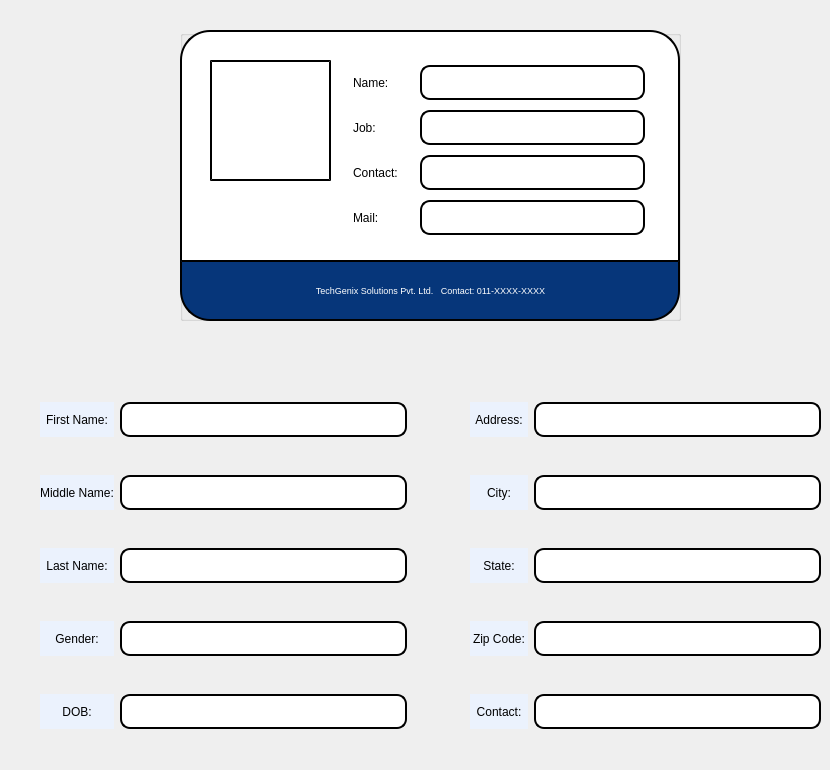
    <widget class="QWidget" name="r_homepage">
     <widget class="QGroupBox" name="card_grpbox">
      <property name="geometry">
       <rect>
        <x>180</x>
        <y>30</y>
        <width>501</width>
        <height>291</height>
       </rect>
      </property>
      <property name="title">
       <string/>
      </property>
      <widget class="QLabel" name="cardbase_lbl2">
       <property name="geometry">
        <rect>
         <x>0</x>
         <y>0</y>
         <width>500</width>
         <height>271</height>
        </rect>
       </property>
       <property name="styleSheet">
        <string notr="true">border-style:outset;
border-width:2px;
border-color:black;
border-radius: 30px;
background-color: white;</string>
       </property>
       <property name="text">
        <string/>
       </property>
      </widget>
      <widget class="QLabel" name="cardbase_lbl1">
       <property name="geometry">
        <rect>
         <x>0</x>
         <y>230</y>
         <width>500</width>
         <height>61</height>
        </rect>
       </property>
       <property name="styleSheet">
        <string notr="true">color: rgb(255, 255, 255);
border-style:outset;
border-width:2px;
border-bottom-left-radius:30px;
border-bottom-right-radius:30px;
border-color:black;
background-color: rgb(6,54,122);</string>
       </property>
       <property name="text">
        <string/>
       </property>
      </widget>
      <widget class="QLabel" name="cardlogo_imglbl">
       <property name="geometry">
        <rect>
         <x>30</x>
         <y>30</y>
         <width>121</width>
         <height>121</height>
        </rect>
       </property>
       <property name="styleSheet">
        <string notr="true">border-style:outset;
border-width:2px;
border-color:black;</string>
       </property>
       <property name="text">
        <string/>
       </property>
       <property name="pixmap">
        <pixmap>../../../../.designer/Assets/TechGenix.jpg</pixmap>
       </property>
       <property name="scaledContents">
        <bool>true</bool>
       </property>
      </widget>
      <widget class="QLabel" name="cardjob_lbl">
       <property name="geometry">
        <rect>
         <x>173</x>
         <y>80</y>
         <width>61</width>
         <height>35</height>
        </rect>
       </property>
       <property name="font">
        <font>
         <pointsize>9</pointsize>
        </font>
       </property>
       <property name="styleSheet">
        <string notr="true">background-color: white;
color:black</string>
       </property>
       <property name="text">
        <string>Job:</string>
       </property>
      </widget>
      <widget class="QLabel" name="cardcontact_txtlbl">
       <property name="geometry">
        <rect>
         <x>240</x>
         <y>125</y>
         <width>225</width>
         <height>35</height>
        </rect>
       </property>
       <property name="maximumSize">
        <size>
         <width>16777215</width>
         <height>35</height>
        </size>
       </property>
       <property name="font">
        <font>
         <pointsize>7</pointsize>
        </font>
       </property>
       <property name="styleSheet">
        <string notr="true">color: black;
border-style:outset;
border-width:2px;
border-radius:10px;
border-color:black;
background-color: rgb(255, 255, 255);</string>
       </property>
       <property name="text">
        <string/>
       </property>
      </widget>
      <widget class="QLabel" name="cardmail_lbl">
       <property name="geometry">
        <rect>
         <x>173</x>
         <y>170</y>
         <width>61</width>
         <height>35</height>
        </rect>
       </property>
       <property name="font">
        <font>
         <pointsize>9</pointsize>
        </font>
       </property>
       <property name="styleSheet">
        <string notr="true">background-color: white;
color:black</string>
       </property>
       <property name="text">
        <string>Mail:</string>
       </property>
      </widget>
      <widget class="QLabel" name="cardcontact_lbl">
       <property name="geometry">
        <rect>
         <x>173</x>
         <y>125</y>
         <width>61</width>
         <height>35</height>
        </rect>
       </property>
       <property name="font">
        <font>
         <pointsize>9</pointsize>
        </font>
       </property>
       <property name="styleSheet">
        <string notr="true">background-color: white;
color:black</string>
       </property>
       <property name="text">
        <string>Contact:</string>
       </property>
      </widget>
      <widget class="QLabel" name="cardname_lbl">
       <property name="geometry">
        <rect>
         <x>173</x>
         <y>35</y>
         <width>61</width>
         <height>35</height>
        </rect>
       </property>
       <property name="font">
        <font>
         <pointsize>9</pointsize>
        </font>
       </property>
       <property name="styleSheet">
        <string notr="true">background-color: white;
color:black</string>
       </property>
       <property name="text">
        <string>Name:</string>
       </property>
      </widget>
      <widget class="QLabel" name="cardjob_txt_lbl">
       <property name="geometry">
        <rect>
         <x>240</x>
         <y>80</y>
         <width>225</width>
         <height>35</height>
        </rect>
       </property>
       <property name="maximumSize">
        <size>
         <width>16777215</width>
         <height>35</height>
        </size>
       </property>
       <property name="font">
        <font>
         <pointsize>7</pointsize>
        </font>
       </property>
       <property name="styleSheet">
        <string notr="true">color: black;
border-style:outset;
border-width:2px;
border-radius:10px;
border-color:black;
background-color: rgb(255, 255, 255);</string>
       </property>
       <property name="text">
        <string/>
       </property>
      </widget>
      <widget class="QLabel" name="cardname_txtlbl">
       <property name="geometry">
        <rect>
         <x>240</x>
         <y>35</y>
         <width>225</width>
         <height>35</height>
        </rect>
       </property>
       <property name="maximumSize">
        <size>
         <width>16777215</width>
         <height>35</height>
        </size>
       </property>
       <property name="font">
        <font>
         <pointsize>7</pointsize>
        </font>
       </property>
       <property name="styleSheet">
        <string notr="true">color: black;
border-style:outset;
border-width:2px;
border-radius:10px;
border-color:black;
background-color: rgb(255, 255, 255);</string>
       </property>
       <property name="text">
        <string/>
       </property>
       <property name="alignment">
        <set>Qt::AlignLeading|Qt::AlignLeft|Qt::AlignVCenter</set>
       </property>
      </widget>
      <widget class="QLabel" name="cardmail_txtlbl">
       <property name="geometry">
        <rect>
         <x>240</x>
         <y>170</y>
         <width>225</width>
         <height>35</height>
        </rect>
       </property>
       <property name="maximumSize">
        <size>
         <width>16777215</width>
         <height>35</height>
        </size>
       </property>
       <property name="font">
        <font>
         <pointsize>7</pointsize>
        </font>
       </property>
       <property name="styleSheet">
        <string notr="true">color: black;
border-style:outset;
border-width:2px;
border-radius:10px;
border-color:black;
background-color: rgb(255, 255, 255);</string>
       </property>
       <property name="text">
        <string/>
       </property>
      </widget>
      <widget class="QLabel" name="company_lbl_card">
       <property name="geometry">
        <rect>
         <x>90</x>
         <y>250</y>
         <width>321</width>
         <height>20</height>
        </rect>
       </property>
       <property name="font">
        <font>
         <pointsize>7</pointsize>
        </font>
       </property>
       <property name="styleSheet">
        <string notr="true">color: white;
background-color: rgb(6, 54, 122);</string>
       </property>
       <property name="text">
        <string>TechGenix Solutions Pvt. Ltd.   Contact: 011-XXXX-XXXX</string>
       </property>
       <property name="alignment">
        <set>Qt::AlignCenter</set>
       </property>
      </widget>
      <zorder>cardbase_lbl2</zorder>
      <zorder>cardlogo_imglbl</zorder>
      <zorder>cardjob_lbl</zorder>
      <zorder>cardcontact_txtlbl</zorder>
      <zorder>cardmail_lbl</zorder>
      <zorder>cardcontact_lbl</zorder>
      <zorder>cardname_lbl</zorder>
      <zorder>cardjob_txt_lbl</zorder>
      <zorder>cardname_txtlbl</zorder>
      <zorder>cardmail_txtlbl</zorder>
      <zorder>cardbase_lbl1</zorder>
      <zorder>company_lbl_card</zorder>
     </widget>
     <widget class="QWidget" name="gridLayoutWidget_2">
      <property name="geometry">
       <rect>
        <x>40</x>
        <y>370</y>
        <width>781</width>
        <height>391</height>
       </rect>
      </property>
      <layout class="QGridLayout" name="persview_grid" columnstretch="1,5,1,1,5">
       <item row="0" column="3">
        <widget class="QLabel" name="address_lbl">
         <property name="font">
          <font>
           <pointsize>9</pointsize>
          </font>
         </property>
         <property name="styleSheet">
          <string notr="true">background-color: ;
background-color: rgb(235, 242, 253);
color:black</string>
         </property>
         <property name="text">
          <string>Address:</string>
         </property>
         <property name="alignment">
          <set>Qt::AlignCenter</set>
         </property>
        </widget>
       </item>
       <item row="0" column="0">
        <widget class="QLabel" name="firstname_lbl">
         <property name="font">
          <font>
           <pointsize>9</pointsize>
          </font>
         </property>
         <property name="styleSheet">
          <string notr="true">background-color: ;
background-color: rgb(235, 242, 253);
color:black</string>
         </property>
         <property name="text">
          <string>First Name:</string>
         </property>
         <property name="alignment">
          <set>Qt::AlignCenter</set>
         </property>
        </widget>
       </item>
       <item row="2" column="0">
        <widget class="QLabel" name="lastname_lbl">
         <property name="font">
          <font>
           <pointsize>9</pointsize>
          </font>
         </property>
         <property name="styleSheet">
          <string notr="true">background-color: ;
background-color: rgb(235, 242, 253);
color:black</string>
         </property>
         <property name="text">
          <string>Last Name:</string>
         </property>
         <property name="alignment">
          <set>Qt::AlignCenter</set>
         </property>
        </widget>
       </item>
       <item row="3" column="0">
        <widget class="QLabel" name="gender_lbl">
         <property name="font">
          <font>
           <pointsize>9</pointsize>
          </font>
         </property>
         <property name="styleSheet">
          <string notr="true">background-color: ;
background-color: rgb(235, 242, 253);
color:black</string>
         </property>
         <property name="text">
          <string>Gender:</string>
         </property>
         <property name="alignment">
          <set>Qt::AlignCenter</set>
         </property>
        </widget>
       </item>
       <item row="0" column="1">
        <widget class="QLabel" name="firstname_txtlbl">
         <property name="maximumSize">
          <size>
           <width>16777215</width>
           <height>35</height>
          </size>
         </property>
         <property name="font">
          <font>
           <pointsize>7</pointsize>
          </font>
         </property>
         <property name="styleSheet">
          <string notr="true">color: black;
border-style:outset;
border-width:2px;
border-radius:10px;
border-color:black;
background-color: rgb(255, 255, 255);</string>
         </property>
         <property name="text">
          <string/>
         </property>
        </widget>
       </item>
       <item row="0" column="4">
        <widget class="QLabel" name="address_txtlbl">
         <property name="maximumSize">
          <size>
           <width>16777215</width>
           <height>35</height>
          </size>
         </property>
         <property name="font">
          <font>
           <pointsize>7</pointsize>
          </font>
         </property>
         <property name="styleSheet">
          <string notr="true">color: black;
border-style:outset;
border-width:2px;
border-radius:10px;
border-color:black;
background-color: rgb(255, 255, 255);</string>
         </property>
         <property name="text">
          <string/>
         </property>
        </widget>
       </item>
       <item row="4" column="0">
        <widget class="QLabel" name="dob_lbl">
         <property name="font">
          <font>
           <pointsize>9</pointsize>
          </font>
         </property>
         <property name="styleSheet">
          <string notr="true">background-color: ;
background-color: rgb(235, 242, 253);
color:black</string>
         </property>
         <property name="text">
          <string>DOB:</string>
         </property>
         <property name="alignment">
          <set>Qt::AlignCenter</set>
         </property>
        </widget>
       </item>
       <item row="1" column="0">
        <widget class="QLabel" name="middlename_lbl">
         <property name="font">
          <font>
           <pointsize>9</pointsize>
          </font>
         </property>
         <property name="styleSheet">
          <string notr="true">background-color: ;
background-color: rgb(235, 242, 253);
color:black</string>
         </property>
         <property name="text">
          <string>Middle Name:</string>
         </property>
         <property name="alignment">
          <set>Qt::AlignCenter</set>
         </property>
        </widget>
       </item>
       <item row="0" column="2">
        <spacer name="horizontalSpacer_2">
         <property name="orientation">
          <enum>Qt::Horizontal</enum>
         </property>
         <property name="sizeType">
          <enum>QSizePolicy::Preferred</enum>
         </property>
         <property name="sizeHint" stdset="0">
          <size>
           <width>40</width>
           <height>20</height>
          </size>
         </property>
        </spacer>
       </item>
       <item row="1" column="3">
        <widget class="QLabel" name="city_lbl">
         <property name="font">
          <font>
           <pointsize>9</pointsize>
          </font>
         </property>
         <property name="styleSheet">
          <string notr="true">background-color: ;
background-color: rgb(235, 242, 253);
color:black</string>
         </property>
         <property name="text">
          <string>City:</string>
         </property>
         <property name="alignment">
          <set>Qt::AlignCenter</set>
         </property>
        </widget>
       </item>
       <item row="2" column="3">
        <widget class="QLabel" name="state_lbl">
         <property name="font">
          <font>
           <pointsize>9</pointsize>
          </font>
         </property>
         <property name="styleSheet">
          <string notr="true">background-color: ;
background-color: rgb(235, 242, 253);
color:black</string>
         </property>
         <property name="text">
          <string>State:</string>
         </property>
         <property name="alignment">
          <set>Qt::AlignCenter</set>
         </property>
        </widget>
       </item>
       <item row="3" column="3">
        <widget class="QLabel" name="zipcode_lbl">
         <property name="font">
          <font>
           <pointsize>9</pointsize>
          </font>
         </property>
         <property name="styleSheet">
          <string notr="true">background-color: ;
background-color: rgb(235, 242, 253);
color:black</string>
         </property>
         <property name="text">
          <string>Zip Code:</string>
         </property>
         <property name="alignment">
          <set>Qt::AlignCenter</set>
         </property>
        </widget>
       </item>
       <item row="4" column="3">
        <widget class="QLabel" name="contact_lbl">
         <property name="font">
          <font>
           <pointsize>9</pointsize>
          </font>
         </property>
         <property name="styleSheet">
          <string notr="true">background-color: ;
background-color: rgb(235, 242, 253);
color:black</string>
         </property>
         <property name="text">
          <string>Contact:</string>
         </property>
         <property name="alignment">
          <set>Qt::AlignCenter</set>
         </property>
        </widget>
       </item>
       <item row="1" column="1">
        <widget class="QLabel" name="middlename_txtlbl">
         <property name="maximumSize">
          <size>
           <width>16777215</width>
           <height>35</height>
          </size>
         </property>
         <property name="font">
          <font>
           <pointsize>7</pointsize>
          </font>
         </property>
         <property name="styleSheet">
          <string notr="true">color: black;
border-style:outset;
border-width:2px;
border-radius:10px;
border-color:black;
background-color: rgb(255, 255, 255);</string>
         </property>
         <property name="text">
          <string/>
         </property>
        </widget>
       </item>
       <item row="2" column="1">
        <widget class="QLabel" name="lastname_txtlbl">
         <property name="maximumSize">
          <size>
           <width>16777215</width>
           <height>35</height>
          </size>
         </property>
         <property name="font">
          <font>
           <pointsize>7</pointsize>
          </font>
         </property>
         <property name="styleSheet">
          <string notr="true">color: black;
border-style:outset;
border-width:2px;
border-radius:10px;
border-color:black;
background-color: rgb(255, 255, 255);</string>
         </property>
         <property name="text">
          <string/>
         </property>
        </widget>
       </item>
       <item row="3" column="1">
        <widget class="QLabel" name="gender_txtlbl">
         <property name="maximumSize">
          <size>
           <width>16777215</width>
           <height>35</height>
          </size>
         </property>
         <property name="font">
          <font>
           <pointsize>7</pointsize>
          </font>
         </property>
         <property name="styleSheet">
          <string notr="true">color: black;
border-style:outset;
border-width:2px;
border-radius:10px;
border-color:black;
background-color: rgb(255, 255, 255);</string>
         </property>
         <property name="text">
          <string/>
         </property>
        </widget>
       </item>
       <item row="4" column="1">
        <widget class="QLabel" name="dob_txtlbl">
         <property name="maximumSize">
          <size>
           <width>16777215</width>
           <height>35</height>
          </size>
         </property>
         <property name="font">
          <font>
           <pointsize>7</pointsize>
          </font>
         </property>
         <property name="styleSheet">
          <string notr="true">color: black;
border-style:outset;
border-width:2px;
border-radius:10px;
border-color:black;
background-color: rgb(255, 255, 255);</string>
         </property>
         <property name="text">
          <string/>
         </property>
        </widget>
       </item>
       <item row="1" column="4">
        <widget class="QLabel" name="city_txtlbl">
         <property name="maximumSize">
          <size>
           <width>16777215</width>
           <height>35</height>
          </size>
         </property>
         <property name="font">
          <font>
           <pointsize>7</pointsize>
          </font>
         </property>
         <property name="styleSheet">
          <string notr="true">color: black;
border-style:outset;
border-width:2px;
border-radius:10px;
border-color:black;
background-color: rgb(255, 255, 255);</string>
         </property>
         <property name="text">
          <string/>
         </property>
        </widget>
       </item>
       <item row="2" column="4">
        <widget class="QLabel" name="state_txtlbl">
         <property name="maximumSize">
          <size>
           <width>16777215</width>
           <height>35</height>
          </size>
         </property>
         <property name="font">
          <font>
           <pointsize>7</pointsize>
          </font>
         </property>
         <property name="styleSheet">
          <string notr="true">color: black;
border-style:outset;
border-width:2px;
border-radius:10px;
border-color:black;
background-color: rgb(255, 255, 255);</string>
         </property>
         <property name="text">
          <string/>
         </property>
        </widget>
       </item>
       <item row="4" column="4">
        <widget class="QLabel" name="contact_txtlbl">
         <property name="maximumSize">
          <size>
           <width>16777215</width>
           <height>35</height>
          </size>
         </property>
         <property name="font">
          <font>
           <pointsize>7</pointsize>
          </font>
         </property>
         <property name="styleSheet">
          <string notr="true">color: black;
border-style:outset;
border-width:2px;
border-radius:10px;
border-color:black;
background-color: rgb(255, 255, 255);</string>
         </property>
         <property name="text">
          <string/>
         </property>
        </widget>
       </item>
       <item row="3" column="4">
        <widget class="QLabel" name="zipcode_txtlbl">
         <property name="maximumSize">
          <size>
           <width>16777215</width>
           <height>35</height>
          </size>
         </property>
         <property name="font">
          <font>
           <pointsize>7</pointsize>
          </font>
         </property>
         <property name="styleSheet">
          <string notr="true">color: black;
border-style:outset;
border-width:2px;
border-radius:10px;
border-color:black;
background-color: rgb(255, 255, 255);</string>
         </property>
         <property name="text">
          <string/>
         </property>
        </widget>
       </item>
      </layout>
     </widget>
    </widget>
